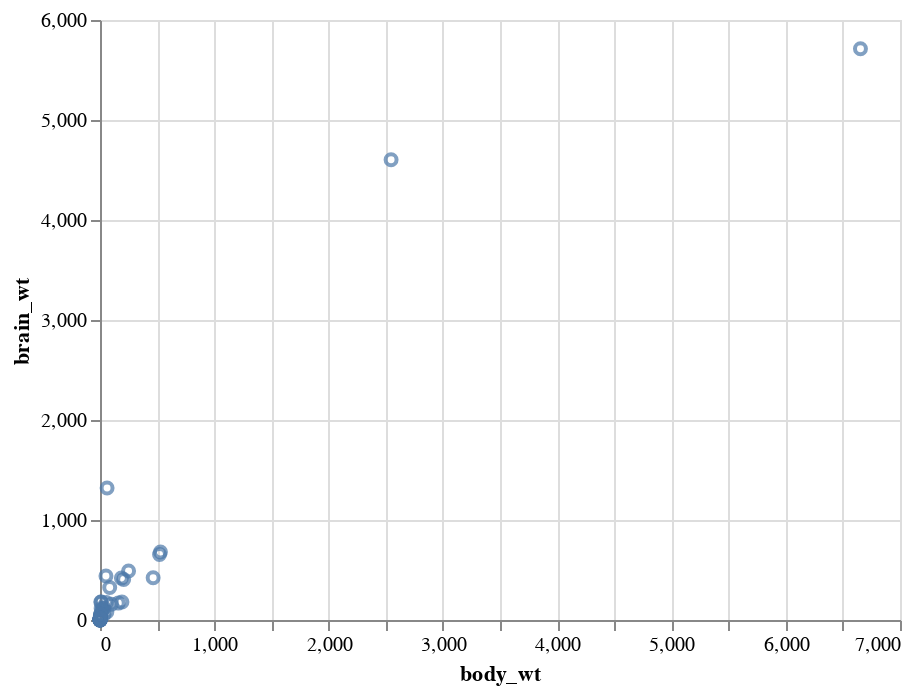

Notebook cell for this chart:
### Markdown cell above
## Step 4: Explore

### Look for patterns, structure, properites

Visualization is usually a good starting point. Below is a simple scatterplot.

### Code cell
# plot
alt.Chart(bb_weights).mark_point().encode(x = 'body_wt', y = 'brain_wt')

### Figure 1 — Vega-Lite specification as saved in the notebook (floating-point values rounded to 4 significant figures)
{"config": {"view": {"continuousWidth": 400, "continuousHeight": 300}}, "data": {"name": "data-4565ec002b3109a3cd2880d42286d36d"}, "mark": "point", "encoding": {"x": {"type": "quantitative", "field": "body_wt"}, "y": {"type": "quantitative", "field": "brain_wt"}}, "$schema": "https://vega.github.io/schema/vega-lite/v4.8.1.json", "datasets": {"data-4565ec002b3109a3cd2880d42286d36d": [{"species": "Africanelephant", "body_wt": 6654.0, "brain_wt": 5712.0}, {"species": "Africangiantpouchedrat", "body_wt": 1.0, "brain_wt": 6.6}, {"species": "ArcticFox", "body_wt": 3.385, "brain_wt": 44.5}, {"species": "Arcticgroundsquirrel", "body_wt": 0.92, "brain_wt": 5.7}, {"species": "Asianelephant", "body_wt": 2547.0, "brain_wt": 4603.0}, {"species": "Baboon", "body_wt": 10.55, "brain_wt": 179.5}, {"species": "Bigbrownbat", "body_wt": 0.023, "brain_wt": 0.3}, {"species": "Braziliantapir", "body_wt": 160.0, "brain_wt": 169.0}, {"species": "Cat", "body_wt": 3.3, "brain_wt": 25.6}, {"species": "Chimpanzee", "body_wt": 52.16, "brain_wt": 440.0}, {"species": "Chinchilla", "body_wt": 0.425, "brain_wt": 6.4}, {"species": "Cow", "body_wt": 465.0, "brain_wt": 423.0}, {"species": "Deserthedgehog", "body_wt": 0.55, "brain_wt": 2.4}, {"species": "Donkey", "body_wt": 187.1, "brain_wt": 419.0}, {"species": "EasternAmericanmole", "body_wt": 0.075, "brain_wt": 1.2}, {"species": "Echidna", "body_wt": 3.0, "brain_wt": 25.0}, {"species": "Europeanhedgehog", "body_wt": 0.785, "brain_wt": 3.5}, {"species": "Galago", "body_wt": 0.2, "brain_wt": 5.0}, {"species": "Genet", "body_wt": 1.41, "brain_wt": 17.5}, {"species": "Giantarmadillo", "body_wt": 60.0, "brain_wt": 81.0}, {"species": "Giraffe", "body_wt": 529.0, "brain_wt": 680.0}, {"species": "Goat", "body_wt": 27.66, "brain_wt": 115.0}, {"species": "Goldenhamster", "body_wt": 0.12, "brain_wt": 1.0}, {"species": "Gorilla", "body_wt": 207.0, "brain_wt": 406.0}, {"species": "Grayseal", "body_wt": 85.0, "brain_wt": 325.0}, {"species": "Graywolf", "body_wt": 36.33, "brain_wt": 119.5}, {"species": "Groundsquirrel", "body_wt": 0.101, "brain_wt": 4.0}, {"species": "Guineapig", "body_wt": 1.04, "brain_wt": 5.5}, {"species": "Horse", "body_wt": 521.0, "brain_wt": 655.0}, {"species": "Jaguar", "body_wt": 100.0, "brain_wt": 157.0}, {"species": "Kangaroo", "body_wt": 35.0, "brain_wt": 56.0}, {"species": "Lessershort-tailedshrew", "body_wt": 0.005, "brain_wt": 0.14}, {"species": "Littlebrownbat", "body_wt": 0.01, "brain_wt": 0.25}, {"species": "Man", "body_wt": 62.0, "brain_wt": 1320.0}, {"species": "Molerat", "body_wt": 0.122, "brain_wt": 3.0}, {"species": "Mountainbeaver", "body_wt": 1.35, "brain_wt": 8.1}, {"species": "Mouse", "body_wt": 0.023, "brain_wt": 0.4}, {"species": "Muskshrew", "body_wt": 0.048, "brain_wt": 0.33}, {"species": "NAmericanopossum", "body_wt": 1.7, "brain_wt": 6.3}, {"species": "Nine-bandedarmadillo", "body_wt": 3.5, "brain_wt": 10.8}, {"species": "Okapi", "body_wt": 250.0, "brain_wt": 490.0}, {"species": "Owlmonkey", "body_wt": 0.48, "brain_wt": 15.5}, {"species": "Patasmonkey", "body_wt": 10.0, "brain_wt": 115.0}, {"species": "Phanlanger", "body_wt": 1.62, "brain_wt": 11.4}, {"species": "Pig", "body_wt": 192.0, "brain_wt": 180.0}, {"species": "Rabbit", "body_wt": 2.5, "brain_wt": 12.1}, {"species": "Raccoon", "body_wt": 4.288, "brain_wt": 39.2}, {"species": "Rat", "body_wt": 0.28, "brain_wt": 1.9}, {"species": "Redfox", "body_wt": 4.235, "brain_wt": 50.4}, {"species": "Rhesusmonkey", "body_wt": 6.8, "brain_wt": 179.0}, {"species": "Rockhyrax(Heterob)", "body_wt": 0.75, "brain_wt": 12.3}, {"species": "Rockhyrax(Procaviahab)", "body_wt": 3.6, "brain_wt": 21.0}, {"species": "Roedeer", "body_wt": 14.83, "brain_wt": 98.2}, {"species": "Sheep", "body_wt": 55.5, "brain_wt": 175.0}, {"species": "Slowloris", "body_wt": 1.4, "brain_wt": 12.5}, {"species": "Starnosedmole", "body_wt": 0.06, "brain_wt": 1.0}, {"species": "Tenrec", "body_wt": 0.9, "brain_wt": 2.6}, {"species": "Treehyrax", "body_wt": 2.0, "brain_wt": 12.3}, {"species": "Treeshrew", "body_wt": 0.104, "brain_wt": 2.5}, {"species": "Vervet", "body_wt": 4.19, "brain_wt": 58.0}, {"species": "Wateropossum", "body_wt": 3.5, "brain_wt": 3.9}, {"species": "Yellow-belliedmarmot", "body_wt": 4.05, "brain_wt": 17.0}]}}
